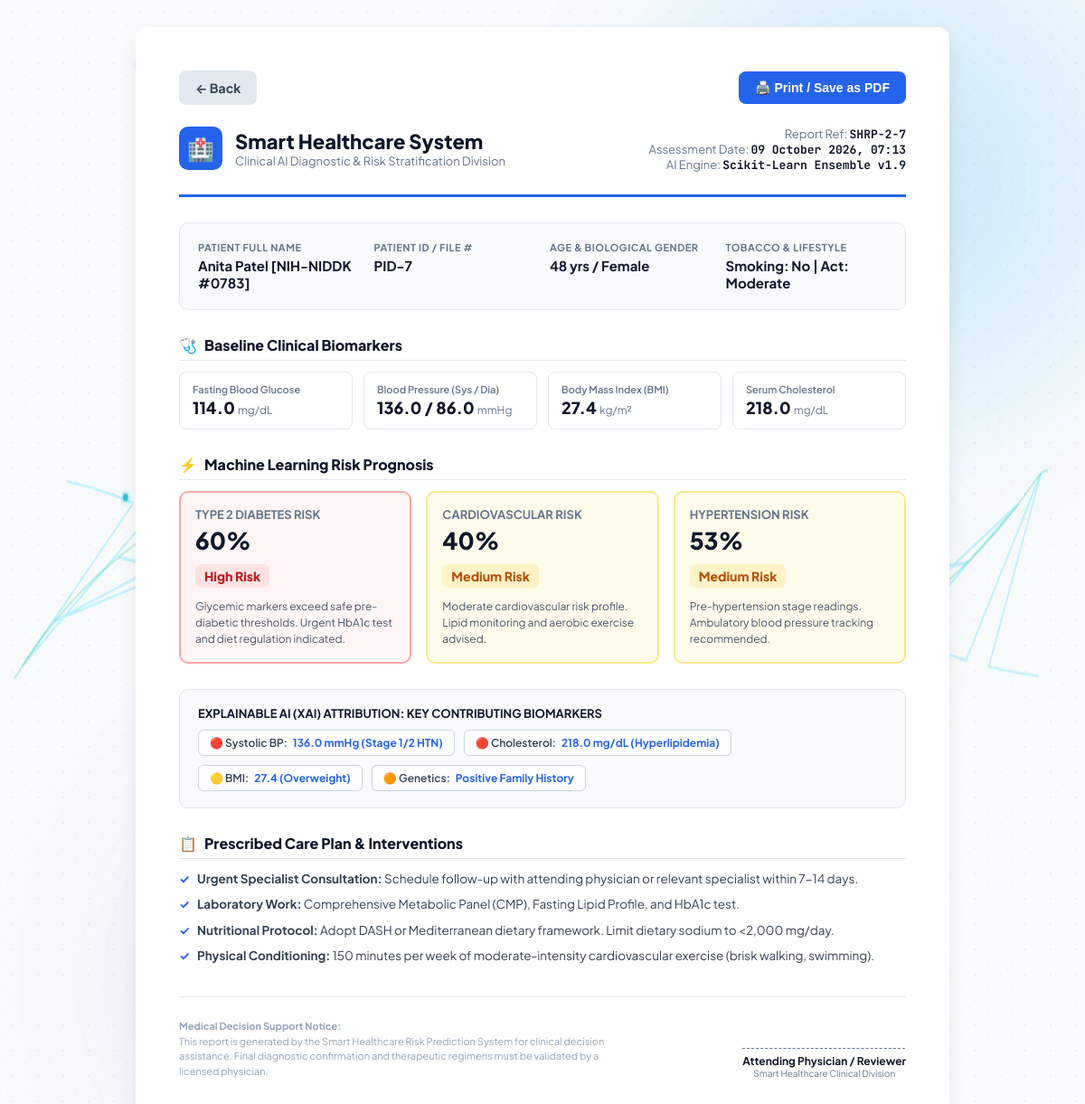
The page /patient/report/7 on the database its author committed.
### app.py (models this page shows)
class Prediction(db.Model):
    id = db.Column(db.Integer, primary_key=True)
    patient_id = db.Column(db.Integer, db.ForeignKey("patient.id"), nullable=False)
    diabetes_risk = db.Column(db.String(20))
    heart_risk = db.Column(db.String(20))
    hypertension_risk = db.Column(db.String(20))
    diabetes_probability = db.Column(db.Float)
    heart_probability = db.Column(db.Float)
    hypertension_probability = db.Column(db.Float)
    created_at = db.Column(db.DateTime, default=datetime.utcnow)

class Patient(db.Model):
    id = db.Column(db.Integer, primary_key=True)
    name = db.Column(db.String(100), nullable=False)
    age = db.Column(db.Integer, nullable=False)
    gender = db.Column(db.String(20), nullable=False)
    bmi = db.Column(db.Float)
    glucose = db.Column(db.Float)
    systolic_bp = db.Column(db.Float)
    diastolic_bp = db.Column(db.Float)
    cholesterol = db.Column(db.Float)
    heart_rate = db.Column(db.Float)
    smoking = db.Column(db.String(10))
    physical_activity = db.Column(db.String(20))
    family_history = db.Column(db.String(10))
    created_at = db.Column(db.DateTime, default=datetime.utcnow)

### app.py (the view, shortened to what this page needs)
@app.route("/report/<int:patient_id>")
@app.route("/patient/report/<int:patient_id>")
def report(patient_id):
    patient = Patient.query.get(patient_id)
    if not patient:
        patient = Patient.query.first()
        if not patient:
            return redirect(url_for("patients"))
    latest_prediction = Prediction.query.filter_by(patient_id=patient.id).order_by(Prediction.id.desc()).first()
    if latest_prediction:
        pred = latest_prediction
        diabetes_score = int(round(latest_prediction.diabetes_probability)) if latest_prediction.diabetes_probability is not None else calculate_diabetes_risk(patient)
        heart_score = int(round(latest_prediction.heart_probability)) if latest_prediction.heart_probability is not None else calculate_heart_risk(patient)
        hypertension_score = int(round(latest_prediction.hypertension_probability)) if latest_prediction.hypertension_probability is not None else calculate_hypertension_risk(patient)
        diabetes_risk = latest_prediction.diabetes_risk or risk_category(diabetes_score)
        heart_risk = latest_prediction.heart_risk or risk_category(heart_score)
        hypertension_risk = latest_prediction.hypertension_risk or risk_category(hypertension_score)
    return render_template(
        "report.html",
        patient=patient,
        diabetes_score=diabetes_score,
        heart_score=heart_score,
        hypertension_score=hypertension_score,
        diabetes_risk=diabetes_risk,
        heart_risk=heart_risk,
        hypertension_risk=hypertension_risk,
        latest_prediction=pred,
        pred=pred
    )

### templates/report.html (shortened to what this page needs)
<!DOCTYPE html>
<html lang="en">
<head>
    <link rel="stylesheet" href="/static/css/style.css">
</head>
<body>
    <div class="ambient-glow-wrapper">
    </div>
    <div class="report-page">
        <div class="no-print">
            <a href="javascript:history.back()" class="btn btn-back">
                ← Back
            </a>
            <div style="display: flex; gap: 10px;">
                <button onclick="window.print()" class="btn btn-print">
                    🖨️ Print / Save as PDF
                </button>
            </div>
        </div>
        <header class="report-header">
            <div class="clinic-brand">
                <div class="clinic-logo">🏥</div>
                <div>
                    <div class="clinic-name">Smart Healthcare System</div>
                    <div class="clinic-sub">Clinical AI Diagnostic & Risk Stratification Division</div>
                </div>
            </div>
            <div class="doc-meta">
                <div>Report Ref: <strong>SHRP-{{ pred.id }}-{{ patient.id }}</strong></div>
                <div>Assessment Date: <strong>{{ pred.created_at.strftime('%d %B %Y, %H:%M') if pred.created_at else 'Recent' }}</strong></div>
                <div>AI Engine: <strong>Scikit-Learn Ensemble v1.9</strong></div>
            </div>
        </header>
        <div class="patient-summary">
            <div class="summary-item">
                <label>Patient Full Name</label>
                <span>{{ patient.name }}</span>
            </div>
            <div class="summary-item">
                <label>Patient ID / File #</label>
                <span>PID-{{ patient.id }}</span>
            </div>
            <div class="summary-item">
                <label>Age & Biological Gender</label>
                <span>{{ patient.age }} yrs / {{ patient.gender }}</span>
            </div>
            <div class="summary-item">
                <label>Tobacco & Lifestyle</label>
                <span>Smoking: {{ patient.smoking }} | Act: {{ patient.physical_activity }}</span>
            </div>
        </div>
        <div class="section-heading">
            <span>🩺</span> Baseline Clinical Biomarkers
        </div>
        <div class="vitals-grid">
            <div class="vital-cell">
                <div class="lbl">Fasting Blood Glucose</div>
                <div class="val">{{ patient.glucose }} <span style="font-size: 12px; font-weight: normal; color: var(--text-muted);">mg/dL</span></div>
            </div>
            <div class="vital-cell">
                <div class="lbl">Blood Pressure (Sys / Dia)</div>
                <div class="val">{{ patient.systolic_bp }} / {{ patient.diastolic_bp }} <span style="font-size: 12px; font-weight: normal; color: var(--text-muted);">mmHg</span></div>
            </div>
            <div class="vital-cell">
                <div class="lbl">Body Mass Index (BMI)</div>
                <div class="val">{{ patient.bmi }} <span style="font-size: 12px; font-weight: normal; color: var(--text-muted);">kg/m²</span></div>
            </div>
            <div class="vital-cell">
                <div class="lbl">Serum Cholesterol</div>
                <div class="val">{{ patient.cholesterol }} <span style="font-size: 12px; font-weight: normal; color: var(--text-muted);">mg/dL</span></div>
            </div>
        </div>
        <div class="section-heading">
            <span>⚡</span> Machine Learning Risk Prognosis
        </div>
        <div class="risk-eval-grid">
            <div class="eval-box {% if pred.diabetes_risk == 'High' %}eval-high{% elif pred.diabetes_risk == 'Medium' %}eval-med{% else %}eval-low{% endif %}">
                <div class="eval-title">Type 2 Diabetes Risk</div>
                <div class="eval-score">{{ pred.diabetes_probability|int }}%</div>
                <span class="eval-badge {% if pred.diabetes_risk == 'High' %}badge-high{% elif pred.diabetes_risk == 'Medium' %}badge-med{% else %}badge-low{% endif %}">
                    {{ pred.diabetes_risk }} Risk
                </span>
                <div class="eval-desc">
                    {% if pred.diabetes_risk == 'High' %}
                        Glycemic markers exceed safe pre-diabetic thresholds. Urgent HbA1c test and diet regulation indicated.
                    {% elif pred.diabetes_risk == 'Medium' %}
                        Borderline insulin resistance indications. Routine blood sugar checks recommended.
                    {% else %}
                        Normal glycemic regulation. Maintain healthy diet and active routine.
                    {% endif %}
                </div>
            </div>
            <div class="eval-box {% if pred.heart_risk == 'High' %}eval-high{% elif pred.heart_risk == 'Medium' %}eval-med{% else %}eval-low{% endif %}">
                <div class="eval-title">Cardiovascular Risk</div>
                <div class="eval-score">{{ pred.heart_probability|int }}%</div>
                <span class="eval-badge {% if pred.heart_risk == 'High' %}badge-high{% elif pred.heart_risk == 'Medium' %}badge-med{% else %}badge-low{% endif %}">
                    {{ pred.heart_risk }} Risk
                </span>
                <div class="eval-desc">
                    {% if pred.heart_risk == 'High' %}
                        Elevated vascular strain detected based on lipid markers and BP. Cardiology review recommended.
                    {% elif pred.heart_risk == 'Medium' %}
                        Moderate cardiovascular risk profile. Lipid monitoring and aerobic exercise advised.
                    {% else %}
                        Optimal cardiac markers and healthy resting arterial parameters.
                    {% endif %}
                </div>
            </div>
            <div class="eval-box {% if pred.hypertension_risk == 'High' %}eval-high{% elif pred.hypertension_risk == 'Medium' %}eval-med{% else %}eval-low{% endif %}">
                <div class="eval-title">Hypertension Risk</div>
                <div class="eval-score">{{ pred.hypertension_probability|int }}%</div>
                <span class="eval-badge {% if pred.hypertension_risk == 'High' %}badge-high{% elif pred.hypertension_risk == 'Medium' %}badge-med{% else %}badge-low{% endif %}">
                    {{ pred.hypertension_risk }} Risk
                </span>
                <div class="eval-desc">
                    {% if pred.hypertension_risk == 'High' %}
                        Stage-2 hypertensive readings. Sodium restriction and clinical prescription review advised.
                    {% elif pred.hypertension_risk == 'Medium' %}
                        Pre-hypertension stage readings. Ambulatory blood pressure tracking recommended.
                    {% else %}
                        Optimal arterial elasticity and normotensive pressure thresholds.
                    {% endif %}
                </div>
            </div>
        </div>
        <div class="xai-section">
            <div style="font-size: 13px; font-weight: 700; color: var(--dark); text-transform: uppercase;">
                Explainable AI (XAI) Attribution: Key Contributing Biomarkers
            </div>
            <div class="xai-factors">
                {% if patient.systolic_bp >= 130 %}
                    <div class="factor-tag">🔴 Systolic BP: <strong>{{ patient.systolic_bp }} mmHg (Stage 1/2 HTN)</strong></div>
                {% endif %}
                {% if patient.cholesterol >= 200 %}
                    <div class="factor-tag">🔴 Cholesterol: <strong>{{ patient.cholesterol }} mg/dL (Hyperlipidemia)</strong></div>
                {% endif %}
                {% if patient.bmi >= 30 %}
                    <div class="factor-tag">🟠 BMI: <strong>{{ patient.bmi }} (Obese range)</strong></div>
                {% elif patient.bmi >= 25 %}
                    <div class="factor-tag">🟡 BMI: <strong>{{ patient.bmi }} (Overweight)</strong></div>
                {% endif %}
                {% if patient.family_history == 'Yes' %}
                    <div class="factor-tag">🟠 Genetics: <strong>Positive Family History</strong></div>
                {% endif %}
            </div>
        </div>
        <div class="recommendations">
            <div class="section-heading">
                <span>📋</span> Prescribed Care Plan & Interventions
            </div>
            <ul class="recs-list">
                {% if pred.diabetes_risk == 'High' or pred.heart_risk == 'High' or pred.hypertension_risk == 'High' %}
                    <li><strong>Urgent Specialist Consultation:</strong> Schedule follow-up with attending physician or relevant specialist within 7-14 days.</li>
                    <li><strong>Laboratory Work:</strong> Comprehensive Metabolic Panel (CMP), Fasting Lipid Profile, and HbA1c test.</li>
                {% else %}
                    <li><strong>Preventative Wellness:</strong> Routine bi-annual clinical checkups to monitor biomarker stability.</li>
                {% endif %}
                <li><strong>Nutritional Protocol:</strong> Adopt DASH or Mediterranean dietary framework. Limit dietary sodium to &lt;2,000 mg/day.</li>
                <li><strong>Physical Conditioning:</strong> 150 minutes per week of moderate-intensity cardiovascular exercise (brisk walking, swimming).</li>
            </ul>
        </div>
        <div class="report-footer">
            <div class="disclaimer">
                <strong>Medical Decision Support Notice:</strong><br>
                This report is generated by the Smart Healthcare Risk Prediction System for clinical decision assistance. Final diagnostic confirmation and therapeutic regimens must be validated by a licensed physician.
            </div>
            <div class="signature-box">
                <div class="sig-line"></div>
                <div class="sig-text">Attending Physician / Reviewer</div>
                <div class="sig-sub">Smart Healthcare Clinical Division</div>
            </div>
        </div>
    </div>
</body>
</html>

### static/css/style.css (style rules this page uses)
:root { --primary: #2563eb; --primary-dark: #1d4ed8; --primary-light: #eff6ff; --primary-glow: rgba(37, 99, 235, 0.25); --cyan-glow: rgba(6, 182, 212, 0.2); --emerald-glow: rgba(16, 185, 129, 0.2); --sidebar-bg: linear-gradient(180deg, #090e1a 0%, #0f172a 100%); --bg-base: #f1f5f9; --text-main: #0f172a; --text-muted: #64748b; --text-light: #94a3b8; --card-bg: rgba(255, 255, 255, 0.88); --card-border: rgba(226, 232, 240, 0.8); --card-border-glow: rgba(37, 99, 235, 0.3); --shadow-sm: 0 2px 8px rgba(15, 23, 42, 0.04); --shadow-md: 0 10px 25px -5px rgba(15, 23, 42, 0.07), 0 8px 10px -6px rgba(15, 23, 42, 0.04); --shadow-lg: 0 20px 35px -8px rgba(15, 23, 42, 0.12), 0 0 2px rgba(37, 99, 235, 0.15); --radius-sm: 8px; --radius-md: 12px; --radius-lg: 16px; --radius-xl: 20px; --radius-pill: 9999px; }
* { margin: 0; padding: 0; box-sizing: border-box; }
body { font-family: 'Plus Jakarta Sans', -apple-system, BlinkMacSystemFont, 'Segoe UI', Roboto, sans-serif; background-color: #f8fafc; background-image: radial-gradient(rgba(37, 99, 235, 0.07) 1.5px, transparent 1.5px), radial-gradient(rgba(6, 182, 212, 0.05) 1.5px, #f8fafc 1.5px); background-size: 28px 28px; background-position: 0 0, 14px 14px; color: var(--text-main); min-height: 100vh; display: flex; position: relative; overflow-x: hidden; }
.ambient-glow-wrapper { position: fixed; inset: 0; pointer-events: none; z-index: 0; overflow: hidden; }

### rows shown on the page
Prediction: id "2", created_at "09 October 2026, 07:13", diabetes_probability "60", diabetes_risk "High", heart_probability "40", heart_risk "Medium", hypertension_probability "53", hypertension_risk "Medium"
Patient: id "7", name "Anita Patel [NIH-NIDDK #0783]", age "48", gender "Female", smoking "No", physical_activity "Moderate", glucose "114.0", systolic_bp "136.0", diastolic_bp "86.0", bmi "27.4", cholesterol "218.0"
